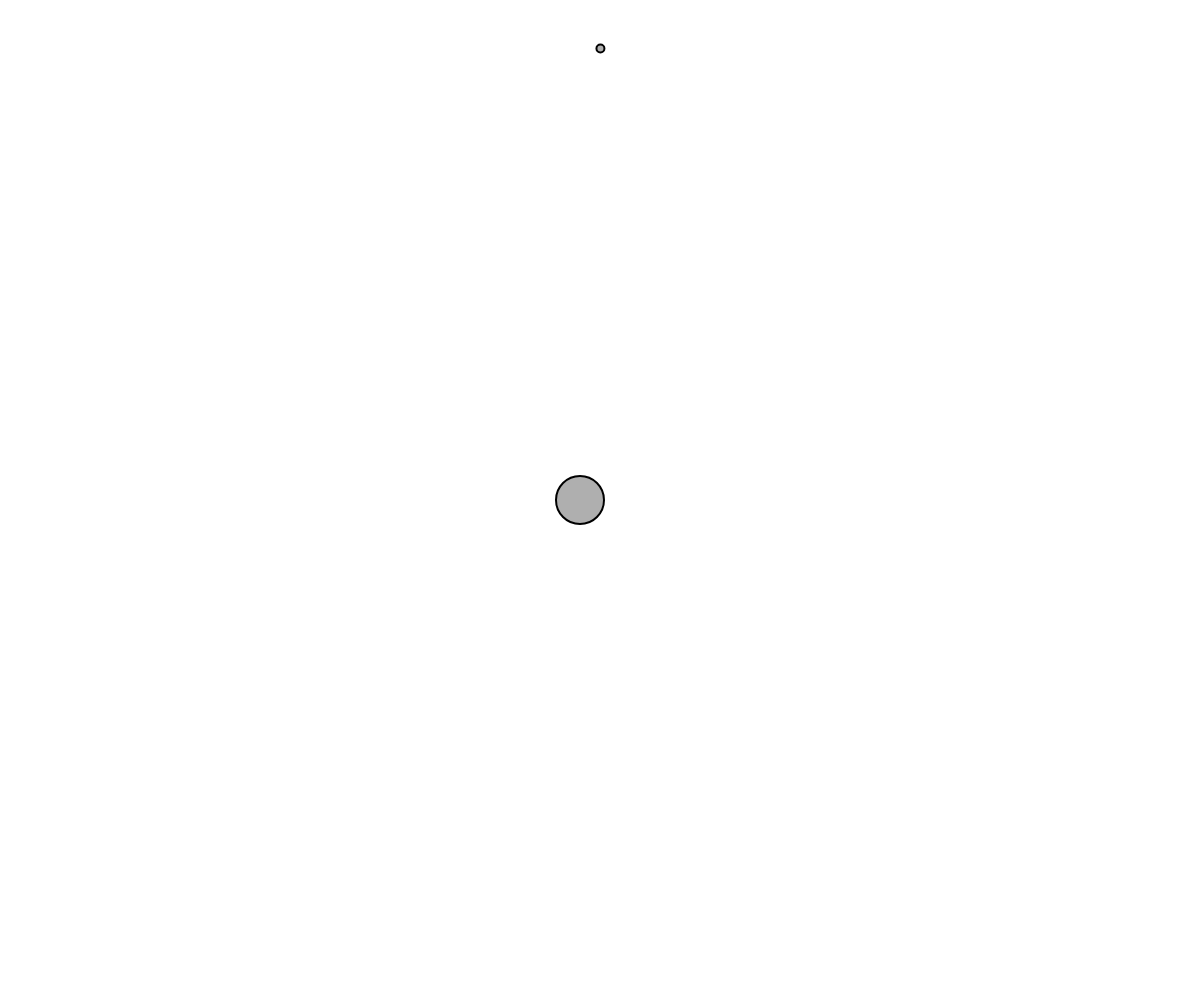
Frame 1 (no input)
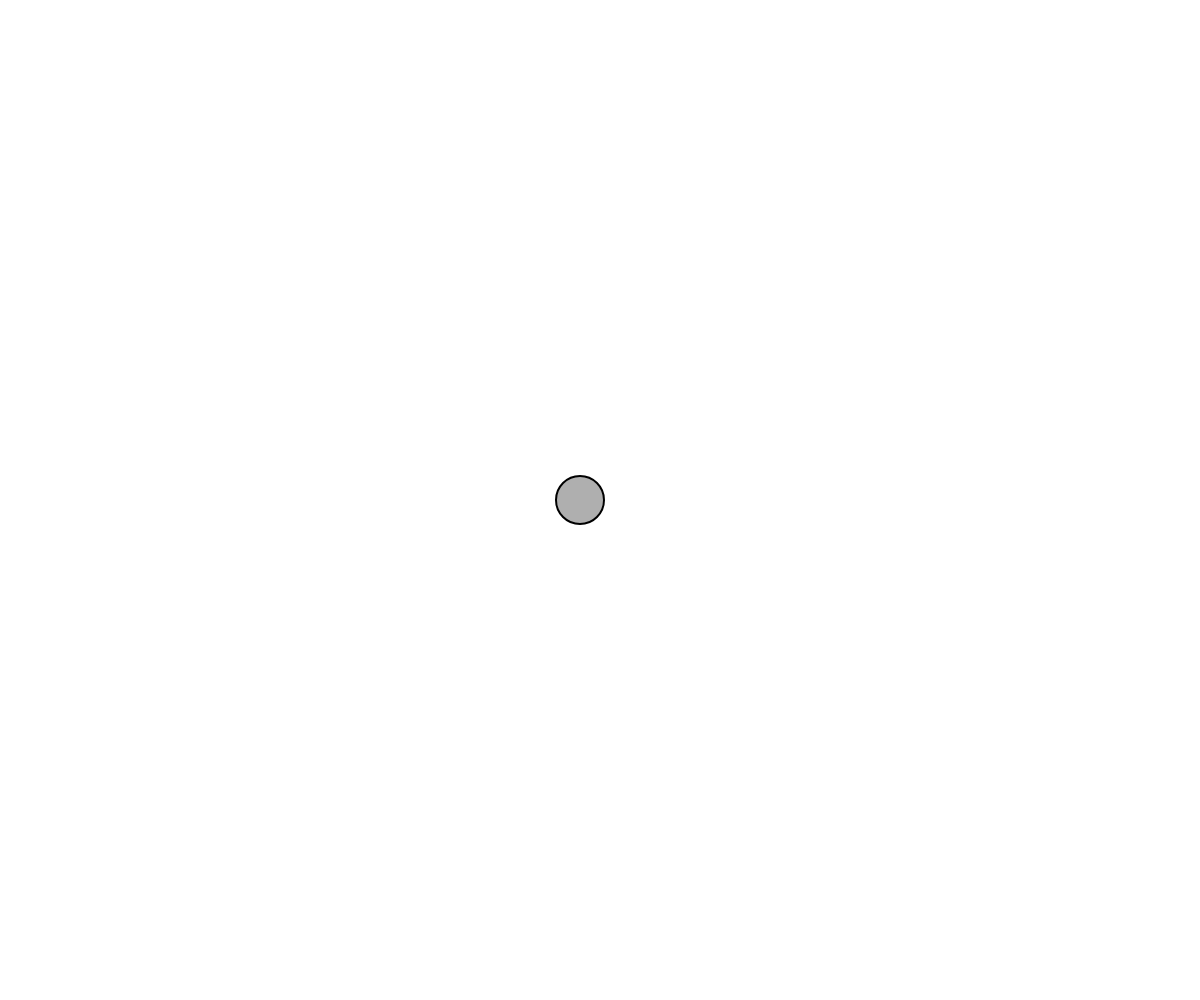
Frame 60 (no input)
Frame 120 (the mouse pressed at the canvas centre since frame 60): identical to frame 60, image omitted

The p5.js sketch that drew these frames (run headless with seeded random() and noise() and a simulated clock; from frame 60 on, the mouse is pressed at the canvas centre):

// p5.js sketch
// ── sketch.js
var ps;//particle system
var repeller;//an object that reps repulsion force

function setup() {
  createCanvas(windowWidth,windowHeight);
  ps = new ParticleSystem(new p5.Vector(width/2,50));
  repeller = new Repeller(width/2-20,height/2);
}

function draw() {
  background(255);
  ps.addParticle();
  
  // Apply gravity force to all Particles
  var gravity = new p5.Vector(0,0.1);
  ps.applyForce(gravity);
  
  ps.applyRepeller(repeller);
  
  repeller.display();
  ps.run();
}

function mousepressed(){
  ps.addParticle(new p5.Vector(mouseX,mouseY));
}
// ── particle.js
function Particle(loc) {
  this.loc = loc;
  this.acc = new p5.Vector();
  this.vel = new p5.Vector(random(-1,1), random(-2,0));
  this.lifespan = 255;
  this.mass = 1; // Let's do something better here!
}

Particle.prototype = {
  constructor: Particle,
  update : function(){  
    this.vel.add(this.acc);
    this.loc.add(this.vel);
    this.lifespan -=2.0;
  },
  display : function(){
    stroke(0,this.lifespan);
    fill(175, this.lifespan);
    ellipse(this.loc.x, this.loc.y, 8, 8);
  },
  // Is the particle still useful?
  isDead : function() {
    if (this.lifespan < 0.0) {
      return true;
    } else {
      return false;
    }
  },
  run : function() {
    this.update();
    this.display();
  },

  applyForce : function(force) {
    var f = force;
    f.div(this.mass);   
    this.acc.add(f);
  }
};

// The Nature of Code
// Daniel Shiffman
// http://natureofcode.com
//////////////////////////////////
// OUR CONSTRUCTOR FUNCTION
///////////////////////////////////

function ParticleSystem(loc) {
  this.particles = [];
  this.origin = loc;
}
ParticleSystem.prototype = {
  constructor : ParticleSystem,
  
  addParticle :  function(loc) {
    this.particles.push(new Particle(loc || this.origin));
  },
  // A function to apply a force to all Particles
  applyForce : function(f) {
    for (var p in this.particles) {
      this.particles[p].applyForce(f);
    }
  },
  applyRepeller : function(r) {
    for (var p in this.particles) {
      var force = r.repel(this.particles[p]);        
      this.particles[p].applyForce(force);
    }
  },
  run : function() {
    for (var i = this.particles.length - 1; i >= 0; i--) {
      var p = this.particles[i];
      p.run();
      if (p.isDead()) {
        this.particles.splice(i, 1);
      }
    }
  }
  
};
// ── repeller.js
// The Nature of Code
// Daniel Shiffman
// http://natureofcode.com
// fix for repeller radius by Kevin Siwoff
// Particles + Forces

// A very basic Repeller class
function Repeller(x,y) {
  
  // Gravitational Constant
  this.G = 100;
  this.r = 20.0;//roughly equivalent to Repeller radius

  this.loc = new p5.Vector(x,y);
}

Repeller.prototype = {
  constructor : Repeller,
  display : function() {
    stroke(0);
    strokeWeight(2);
    fill(175);
    ellipse(this.loc.x,this.loc.y,48,48);
  },
  // Calculate a force to push particle away from repeller
  repel : function(p) {
    var dir = p5.Vector.sub(this.loc,p.loc);      // Calculate direction of force
    var d = dir.mag() - this.r;                       // Distance between objects - offset for ellipse radius
    dir.normalize();                           // Normalize vector (distance doesn't matter here, we just want this vector for direction)
    d = constrain(d,5,100);                    // Keep distance within a reasonable range
    var force = -1 * this.G / (d * d);            // Repelling force is inversely proportional to distance
    dir.mult(force);                           // Get force vector --> magnitude * direction
    return dir;
  }
};
